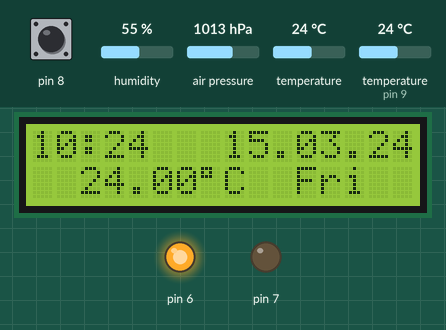
This sketch was run on a simulated Arduino Uno, built with avr-gcc and run on an emulated ATmega328P. Shown: 16×2 character LCD, output pins drawn as LEDs (lit = HIGH). The test bench sets the inputs (shaded band); at power-on: pin 8 HIGH, temperature 24 °C, humidity 55 %, air pressure 1013 hPa, temperature (sensor on pin 9) 24 °C. The local clock reads 2024-03-15 10:24:30 at power-on unless the sketch sets it.

Above: at 1.2 s.
1.3 s: pin 8 pulled LOW for 0.15 s
At 1.42 s:
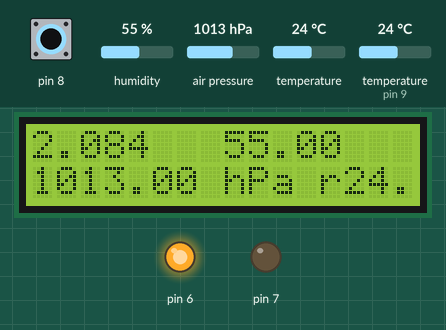
3.0 s: temperature (sensor 0) set to 27 °C
At 4.0 s:
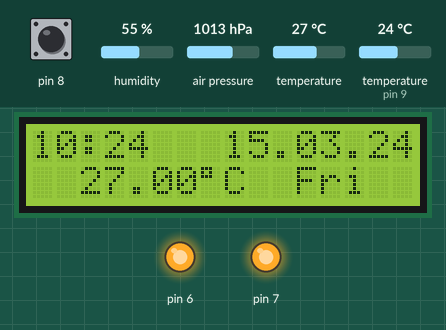
4.5 s: pin 8 pulled LOW for 1 s
At 5.1 s:
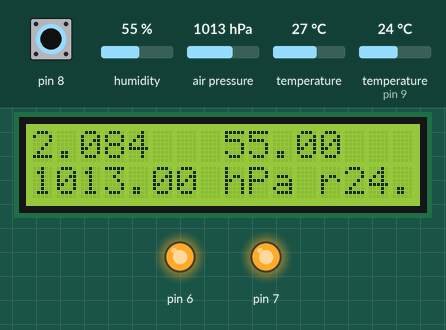
7.0 s: temperature (sensor 0) set to 12 °C
At 7.3 s:
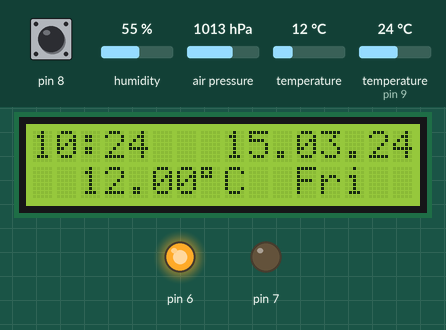
8.5 s: temperature (sensor 0) set to 19 °C
At 9.8 s:
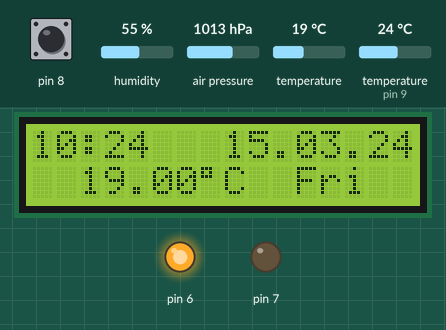
Timing chart, 0 to 11.5 s (numbered marks = the images above; inputs shaded):
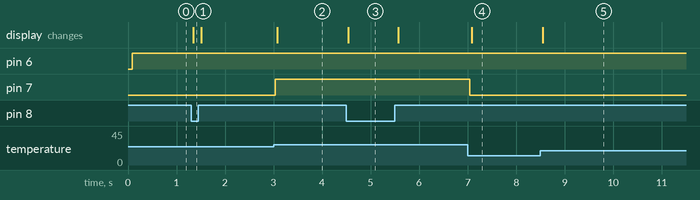

Measured:
- the behaviour switches between 25 and 26 °C on temperature (sensor 0) (found by bisection; images 1 and 2)
- after the input at 1.3 s, the display: changes at once (image 1)
- after the input at 3.0 s, pin 7: LOW → HIGH at once; the display: changes after 0.08 s (image 2)
- after the input at 4.5 s, the display: changes at once (image 3)
- after the input at 7.0 s, pin 7: HIGH → LOW at once; the display: changes after 0.08 s (image 4)
- after the input at 8.5 s, the display: changes after 0.05 s (image 5)

The sketch:

my_app_v2.ino
```cpp
//Kompilacja z dnia 21.10.2022
//W pełni sprawna
//Z obsługą LCD po I2C

#include <DHT.h>
#include <DHT_U.h>
#include <IRremote.h>
#include <Adafruit_BMP280.h>
#include <Wire.h>
#include <DS3231.h>
//#include <LiquidCrystal.h>
#include <SoftwareSerial.h>
#include <LiquidCrystal_I2C.h>

LiquidCrystal_I2C lcd(0x27, 16, 2);
//deklaracje
DS3231  rtc(SDA, SCL);
Adafruit_BMP280 bmp280;
DHT dht11(9,DHT11);
Time t;
//LiquidCrystal lcd(12, 11, 5, 4, 3, 2);
//ir
const byte IR_RECEIVE_PIN = 10;

//stale
// On_Off by hour
const int OnHour = 18;
const int OnMin = 5;
const int OffHour = 18;
const int OffMin = 6;
// On/Off by temperature
const int hot = 25;
const int hpressure = 999;
char cieplo[14];
char cisnienie[15];
char wysokosc[14];

void setup() {
  Serial.begin(9600);
  //start odbiornika IR
   IrReceiver.begin(IR_RECEIVE_PIN, ENABLE_LED_FEEDBACK);
  //LCD
  lcd.begin(16, 2);
  //RTC
  rtc.begin();
  // przycisk
  pinMode(8, INPUT_PULLUP);
  //check bmp280 module
  if (!bmp280.begin(0x76)) //w nawiasie podajemy nasz adres I2C tutaj wpisałem 0x76
  {  // sprawdzamy czy czujnik odpowiada jesli nie wyświetlamy komunikat o błędzie
    Serial.println("Nie znaleziono czujnika - sprawdź połączenie!");
    while (1);
  }
  //lcd - enable backlight
  lcd.backlight();

}
void loop(){
  //ir
  if (IrReceiver.decode())
  {
     Serial.println(IrReceiver.decodedIRData.command);
     IrReceiver.resume();
  }
  //czujniki
  float temperature = bmp280.readTemperature();  // get temperature
  float pressure    = bmp280.readPressure();     // get pressure
  float altitude_   = bmp280.readAltitude(1013.25);
  float hum = dht11.readHumidity();
  float temperature_ = dht11.readTemperature();
  sprintf(cieplo, "%d.%02u%cC  ", (int)temperature, (int)(temperature * 100)%100, 223);
  sprintf(cisnienie, "%u.%02u hPa ", (int)(pressure/100), (int)((uint32_t)pressure % 100));
  int sensorVal = digitalRead(8);
  //diody
  if(pressure > hpressure){
    pinMode(6,OUTPUT);
    digitalWrite(6,HIGH);
  }
  else {
    pinMode(6,OUTPUT);
    digitalWrite(6,LOW);
  }
  if(temperature > hot){
    pinMode(7,OUTPUT);
    digitalWrite(7,HIGH);
  }
  else {
    pinMode(7,OUTPUT);
    digitalWrite(7,LOW);
  }
  // lcd
   if (sensorVal == HIGH) {
    lcd.setCursor(0, 0);
    lcd.print(rtc.getTimeStr(FORMAT_SHORT));
    lcd.setCursor(5, 0);
    lcd.print("  ");
    lcd.setCursor(8, 0);
    lcd.print(rtc.getDateStr(FORMAT_SHORT));
    lcd.setCursor(0, 1);
    lcd.print("  ");
    lcd.setCursor(2, 1);
    lcd.print(cieplo);
    lcd.setCursor(9, 1);
    lcd.print("  ");
    lcd.setCursor(11, 1);
    lcd.print(rtc.getDOWStr(FORMAT_SHORT));
    lcd.setCursor(14, 1);
    lcd.print("  ");
  } else {
    lcd.setCursor(0, 0);
    lcd.print(altitude_);
    lcd.setCursor(6, 0);
    lcd.print("  ");
      lcd.setCursor(8, 0);
      lcd.print(hum);
      lcd.setCursor(13, 0);
      lcd.print("   ");
    lcd.setCursor(0, 1);
    lcd.print(cisnienie);
    lcd.setCursor(11, 1);
    lcd.print(" ");
    lcd.setCursor(13, 1);
    lcd.print(temperature_);
  }
}
```
